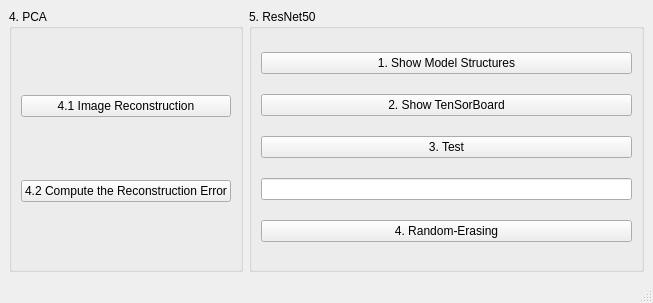
<?xml version="1.0" encoding="UTF-8"?>
<ui version="4.0">
 <class>MainWindow</class>
 <widget class="QMainWindow" name="MainWindow">
  <property name="geometry">
   <rect>
    <x>0</x>
    <y>0</y>
    <width>653</width>
    <height>303</height>
   </rect>
  </property>
  <property name="windowTitle">
   <string>P76104833-hw1</string>
  </property>
  <widget class="QWidget" name="centralwidget">
   <layout class="QHBoxLayout" name="horizontalLayout">
    <item>
     <widget class="QGroupBox" name="groupBox_4">
      <property name="title">
       <string>4. PCA</string>
      </property>
      <layout class="QVBoxLayout" name="verticalLayout">
       <item>
        <widget class="QPushButton" name="btn4_1">
         <property name="text">
          <string>4.1 Image Reconstruction</string>
         </property>
        </widget>
       </item>
       <item>
        <widget class="QPushButton" name="btn4_2">
         <property name="text">
          <string>4.2 Compute the Reconstruction Error</string>
         </property>
        </widget>
       </item>
      </layout>
     </widget>
    </item>
    <item>
     <widget class="QGroupBox" name="groupBox_5">
      <property name="autoFillBackground">
       <bool>false</bool>
      </property>
      <property name="title">
       <string>5. ResNet50</string>
      </property>
      <layout class="QVBoxLayout" name="verticalLayout_2">
       <item>
        <widget class="QPushButton" name="btn5_1">
         <property name="text">
          <string>1. Show Model Structures</string>
         </property>
        </widget>
       </item>
       <item>
        <widget class="QPushButton" name="btn5_2">
         <property name="text">
          <string>2. Show TenSorBoard</string>
         </property>
        </widget>
       </item>
       <item>
        <widget class="QPushButton" name="btn5_3">
         <property name="text">
          <string>3. Test</string>
         </property>
        </widget>
       </item>
       <item>
        <widget class="QLineEdit" name="lineEdit"/>
       </item>
       <item>
        <widget class="QPushButton" name="btn5_4">
         <property name="text">
          <string>4. Random-Erasing</string>
         </property>
        </widget>
       </item>
      </layout>
     </widget>
    </item>
   </layout>
  </widget>
  <widget class="QStatusBar" name="statusbar"/>
 </widget>
 <resources/>
 <connections/>
</ui>
